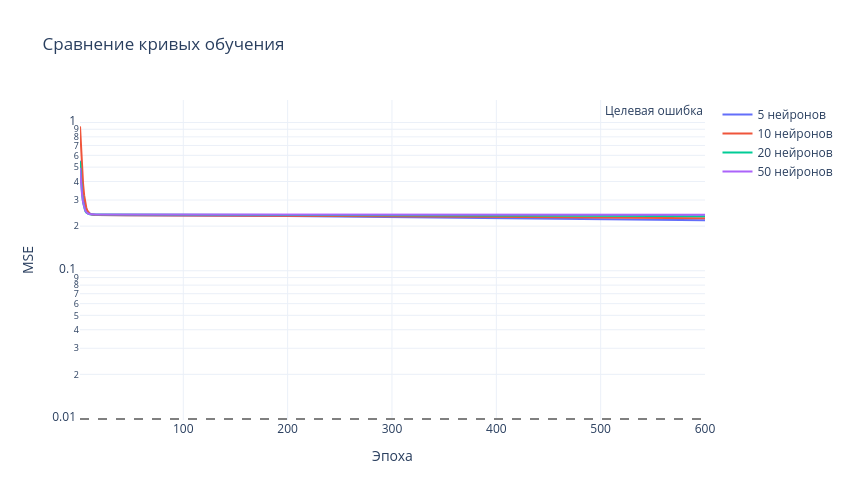

Source (notebook cell):
### Code cell
# Кривые обучения для всех конфигураций
fig_losses = go.Figure()
for hs, color in zip(hidden_sizes, colors):
    fig_losses.add_trace(go.Scatter(
        x=list(range(1, len(results[hs]['losses']) + 1)),
        y=results[hs]['losses'],
        mode='lines', name=f'{hs} нейронов',
        line=dict(color=color, width=2)
    ))
fig_losses.add_hline(
    y=1e-2, line_dash='dash', line_color='gray',
    annotation_text='Целевая ошибка'
)
fig_losses.update_layout(
    title='Сравнение кривых обучения',
    xaxis_title='Эпоха', yaxis_title='MSE',
    yaxis_type='log',
    template='plotly_white', width=850, height=500
)
fig_losses.write_html('outputs/loss_comparison.html')
fig_losses.show()

### Figure 1 — Plotly figure (JSON) as saved in the notebook; plotly's stock layout.template omitted (floating-point values rounded to 4 significant figures; data arrays with more than 128 entries replaced by an {"elided": "..."} marker saying what was removed)
{"data": [{"line": {"color": "#636EFA", "width": 2}, "mode": "lines", "name": "5 нейронов", "type": "scatter", "x": {"elided": "600 int values"}, "y": {"elided": "600 float values"}}, {"line": {"color": "#EF553B", "width": 2}, "mode": "lines", "name": "10 нейронов", "type": "scatter", "x": {"elided": "600 int values"}, "y": {"elided": "600 float values"}}, {"line": {"color": "#00CC96", "width": 2}, "mode": "lines", "name": "20 нейронов", "type": "scatter", "x": {"elided": "600 int values"}, "y": {"elided": "600 float values"}}, {"line": {"color": "#AB63FA", "width": 2}, "mode": "lines", "name": "50 нейронов", "type": "scatter", "x": {"elided": "600 int values"}, "y": {"elided": "600 float values"}}], "layout": {"annotations": [{"showarrow": false, "text": "Целевая ошибка", "x": 1, "xanchor": "right", "xref": "x domain", "y": 0.01, "yanchor": "bottom", "yref": "y"}], "height": 500, "shapes": [{"line": {"color": "gray", "dash": "dash"}, "type": "line", "x0": 0, "x1": 1, "xref": "x domain", "y0": 0.01, "y1": 0.01, "yref": "y"}], "title": {"text": "Сравнение кривых обучения"}, "width": 850, "xaxis": {"title": {"text": "Эпоха"}}, "yaxis": {"title": {"text": "MSE"}, "type": "log"}}}
